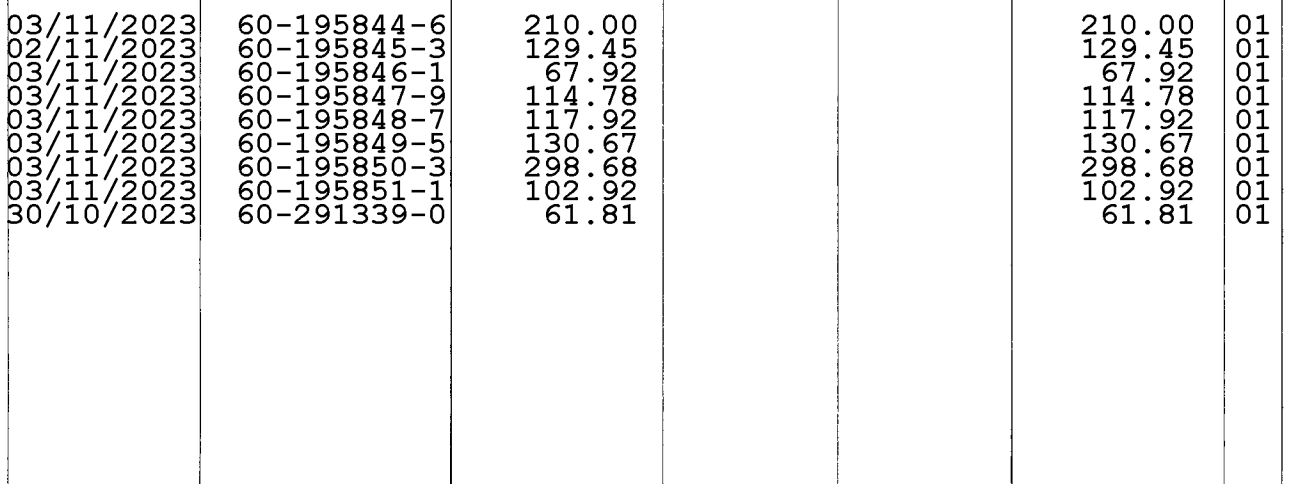
#> input picture app/images/table_3.png, 1302 x 484 px
$ jupyter execute --allow-errors find_lines.ipynb
#> lines starting #> are read from the running program, lines starting #| are printed output that depends on the picture; after the words box and inside, x2 and y2 are one past the last pixel; in counts of white or black regions, pixels touching at a corner belong together
[cell 1]
import cv2
import io
from IPython.display import display, Image as IPImage
import numpy as np
import random
import pytesseract
import cv2
import os

[cell 2]
file_name='images/table_3.png'
display_result = True

[cell 3]
def view(img):
    is_success, buffer = cv2.imencode(".png", img)
    io_buf = io.BytesIO(buffer)
    display(IPImage(data=io_buf.getvalue(), format='png'))

[cell 4]
def find_columns(contours, column_threshold):
    columns = []
    for contour in contours:
        x, y, w, h = cv2.boundingRect(contour)
        if h / w > column_threshold and w < 10:
            columns.append((x, y, w, h))
    return columns

[cell 5]
def remove_columns(image, columns):
    for (x, y, w, h) in columns:
       image[y:y+h, x:x+w] = 0
    return image

[cell 6]
def crop_width(img, width):
    cropped_slice = img[:, width:]
    height = img.shape[0]
    white_slice = np.full((height, width, img.shape[2]), 255, dtype=np.uint8)
    new_img = np.concatenate(( white_slice, cropped_slice), axis=1)
    return new_img

[cell 7]
def crop_region(img, region):
    x, y, w, h = region
    cropped_image = image[y:y+h, x:x+w]
    return cropped_image

[cell 8]
def draw_rectangles(image, rectangles):
    for recs in rectangles:
        rec_1, rec_2 = recs
        x1, y1, w1, h1 = rec_1
        x2, y2, w2, h2 = rec_2
        random_color = (random.randint(0, 255), random.randint(0, 255), random.randint(0, 255))
        # cv2.rectangle(original_image, (x, y), (x + w, y + h), random_color, 2)
        cv2.rectangle(image, (x1, y1), (x1 + w1, y1 + h1), random_color, 2)
        cv2.rectangle(image, (x2, y2), (x2 + w2, y2 + h2), random_color, 2)

[cell 9]
def interpolate_column(columns):
    merged_columns = []
    i = 0
    while i < len(columns):
        # Current column to merge
        x, y, w, h = columns[i]

        # Initialize merged column properties
        total_x = x
        min_y = y
        max_y = y + h
        count = 1

        # Check for neighboring columns to merge
        for j in range(i + 1, len(columns)):
            next_x, next_y, next_w, next_h = columns[j]

            # If the x difference is within the threshold, merge the columns
            if abs(next_x - x) <= 5:
                total_x += next_x
                min_y = min(min_y, next_y)
                max_y = max(max_y, next_y + next_h)
                count += 1
                i = j
            else:
                break

        # Calculate average x and final height
        avg_x = total_x // count
        final_h = max_y - min_y

        # Add the merged column
        merged_columns.append((avg_x, min_y, w, final_h))
        i += 1

    return merged_columns

[cell 10]
def process_columns(img_original):
    img = cv2.cvtColor(img_original, cv2.COLOR_BGR2GRAY)
    ret, mask = cv2.threshold(img, 180, 255, cv2.THRESH_BINARY)
    img = cv2.bitwise_and(img, img, mask=mask)
    ret, img = cv2.threshold(img, 180, 255, cv2.THRESH_BINARY_INV)
    kernel = cv2.getStructuringElement(cv2.MORPH_RECT, (2, 1))
    img = cv2.dilate(img, kernel, iterations=1)
    # view(img)
    contours, hierarchy = cv2.findContours(img, cv2.RETR_EXTERNAL, cv2.CHAIN_APPROX_NONE)
    columns = find_columns(contours, 1)
    img_without_columns = remove_columns(img, columns)
    view(img_without_columns)
    columns = sorted(columns, key=lambda column: column[0])
    merged_columns = interpolate_column(columns)
    return img_without_columns, merged_columns

[cell 11]
def process_lines(image):
    vertical_kernel = cv2.getStructuringElement(cv2.MORPH_RECT, (1, 12))
    result = cv2.erode(image,vertical_kernel,iterations = 1)
    if (display_result): view(result)
    horizontal_kernel = cv2.getStructuringElement(cv2.MORPH_RECT, (800, 14))
    result = cv2.dilate(result, horizontal_kernel, iterations=1)
    if (display_result): view(result)
    contours, hierarchy = cv2.findContours(result, cv2.RETR_EXTERNAL, cv2.CHAIN_APPROX_NONE)
    lines = []
    for contour in contours:
        [x, y, w, h] = cv2.boundingRect(contour)
        lines.append((x, y, w, h))

    lines = sorted(lines, key=lambda line: line[1])
    return result, lines

[cell 12]
def combine_lines_and_columns(lines, columns):
    cells = []
    for line in lines:
        x_line, y_line, w_line, h_line = line
        tracking_number_cell = (columns[1][0], y_line, columns[2][0] - columns[1][0], h_line)
        total_cell = (columns[5][0], y_line, columns[6][0] - columns[5][0], h_line)
        cells.append((tracking_number_cell, total_cell))

    return cells

[cell 13]
# [15 lines left out: function save_image_and_text, not called in this run]

[cell 14]
# [5 lines left out: function filter_tracking_numbers, not called in this run]

[cell 15]
def process_cell(image, cell):
    section = crop_region(original_image, cell)
    section = crop_width(section, 3)
    section = cv2.cvtColor(section, cv2.COLOR_BGR2GRAY)
    ret, mask = cv2.threshold(section, 0, 255, cv2.THRESH_BINARY)
    section = cv2.bitwise_and(section, section, mask=mask)
    text = pytesseract.image_to_string(section, config=custom_oem_psm_config)
    return section, text.split()

[cell 16]
original_image = cv2.imread(file_name)
#> original_image is the input picture: shape (484, 1302, 3); min 0, max 255, mean 240.2
view(original_image)
image = crop_width(original_image, 10)
#> in crop_width, `cropped_slice = img[:, width:]`:
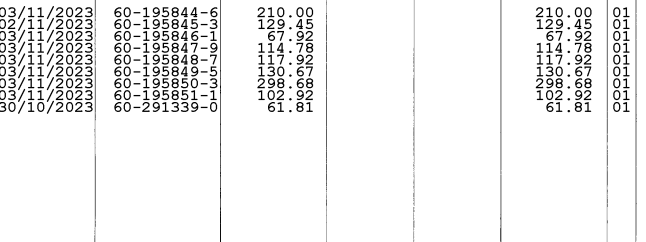
#> cropped_slice: shape (484, 1292, 3) (shown at 1/2 size); min 0, max 255, mean 240.3
if (display_result): view(image)
result, columns = process_columns(image)
#> in process_columns, `ret, mask = cv2.threshold(img, 180, 255, cv2.THRESH_BINARY)`:
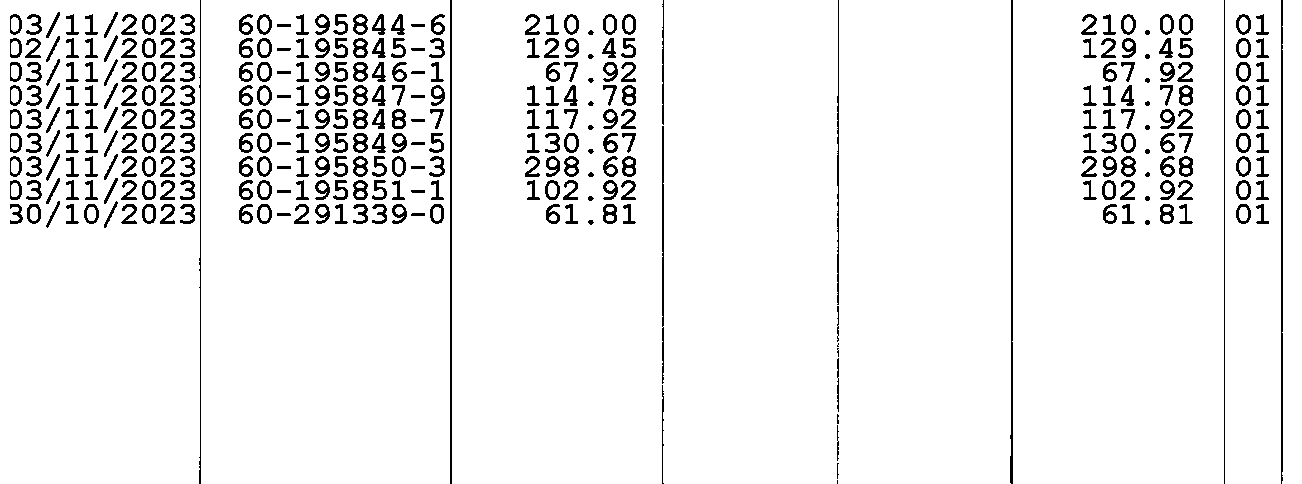
#> mask: shape (484, 1302); 93.2% white; 328 black regions (6 under 20 px), largest, box (x1, y1, x2, y2) and area: (1010, 0, 1013, 484) 998, (450, 0, 452, 484) 968, (1281, 0, 1283, 484) 957
#> in process_columns, `img = cv2.dilate(img, kernel, iterations=1)`:
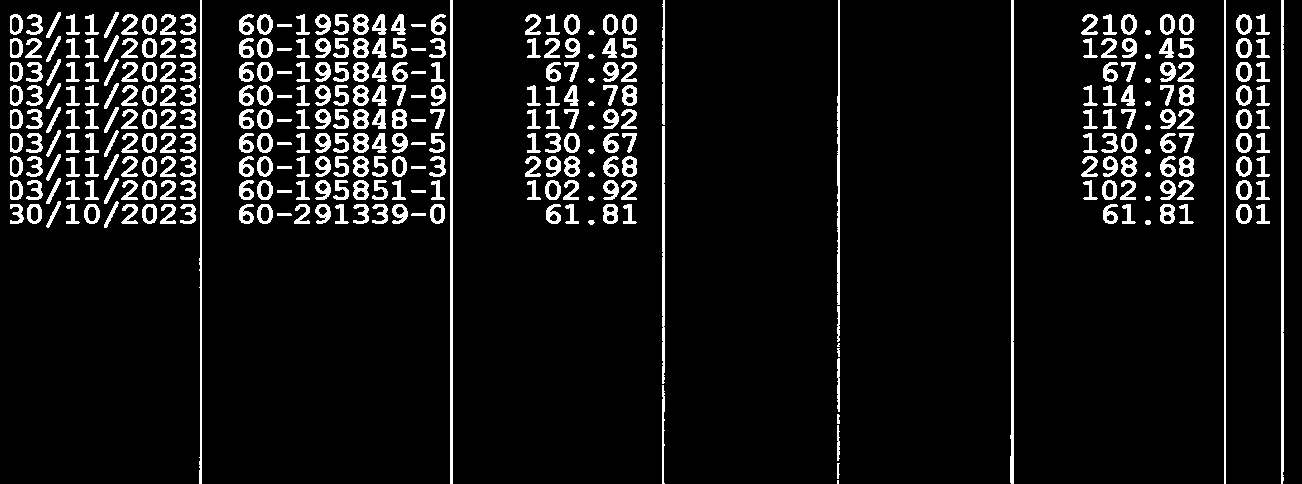
#> img: shape (484, 1302); 8.5% white; 328 white regions (2 under 20 px)
#> in process_columns, `contours, hierarchy = cv2.findContours(img, cv2.RETR_EXTERNAL, cv2.CHA..`: contours = 328 contours, 23 with area under 20; largest, box (x1, y1, x2, y2) and area: (1010, 0, 1014, 484) 996, (450, 0, 453, 484) 966, (1281, 0, 1284, 484) 956, (199, 0, 202, 484) 516, (662, 126, 665, 384) 498
#> the loop in find_columns, `for contour in contours:` made 328 passes
#> (x, y, w, h) on passes 1 to 3: (837, 480, 2, 4), (837, 463, 3, 16), (837, 425, 3, 36)
#> after the loop in find_columns, `for contour in contours:`: columns = 17 items, first 6: (837, 480, 2, 4), (837, 463, 3, 16), (837, 425, 3, 36), (837, 414, 3, 10), (662, 385, 3, 99), (837, 358, 3, 54)
#> the loop in remove_columns, `for (x, y, w, h) in columns:` made 17 passes
#> after the loop in remove_columns, `for (x, y, w, h) in columns:`:
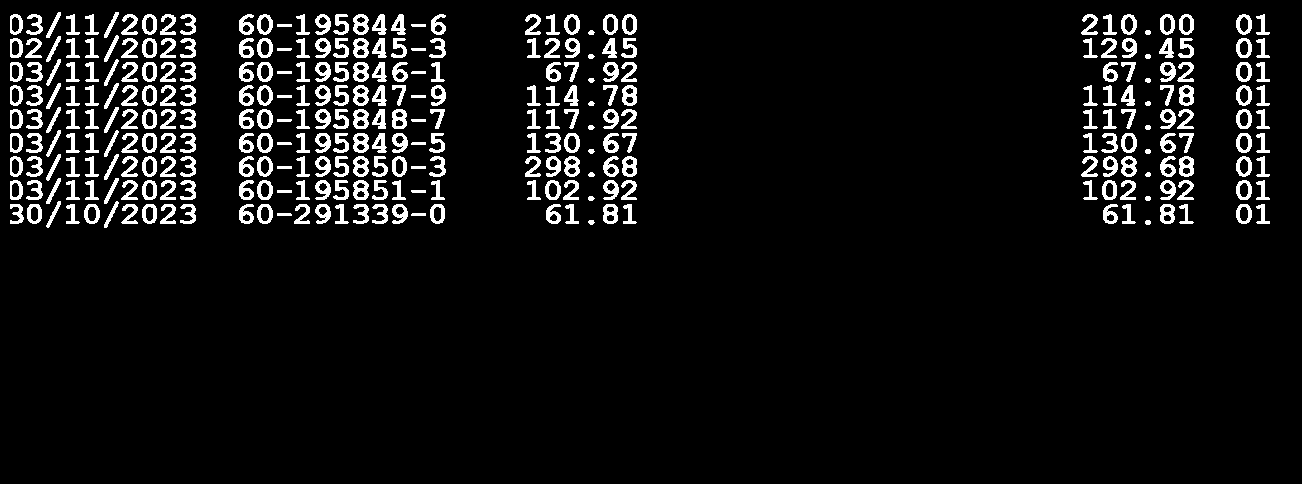
#> image: shape (484, 1302); 7.1% white; 311 white regions, largest, box (x1, y1, x2, y2) and area: (1179, 85, 1194, 106) 209, (1179, 156, 1194, 177) 209, (353, 38, 369, 58) 208
#> in process_columns, `columns = sorted(columns, key=lambda column: column[0])`: columns = 17 items, first 6: (199, 0, 3, 484), (450, 0, 3, 484), (662, 385, 3, 99), (662, 126, 3, 258), (662, 0, 3, 125), (837, 480, 2, 4)
#> the loop in interpolate_column, `while i < len(columns):` made 7 passes
#> (x, y, w, h, avg_x, i) on passes 1 to 7: (199, 0, 3, 484, 199, 1), (450, 0, 3, 484, 450, 2), (662, 385, 3, 99, 662, 5), (837, 480, 2, 4, 837, 14), (1010, 0, 4, 484, 1010, 15), (1224, 0, 2, 484, 1224, 16), (1281, 0, 3, 484, 1281, 17)
#> after the loop in interpolate_column, `while i < len(columns):`: merged_columns = [(199, 0, 3, 484), (450, 0, 3, 484), (662, 0, 3, 484), (837, 0, 2, 484), (1010, 0, 4, 484), (1224, 0, 2, 484), (1281, 0, 3, 484)]
#> columns has the same summary as merged_columns in interpolate_column
if (display_result): view(result)
result, lines = process_lines(result)
#> in process_lines, `result = cv2.erode(image,vertical_kernel,iterations = 1)`:
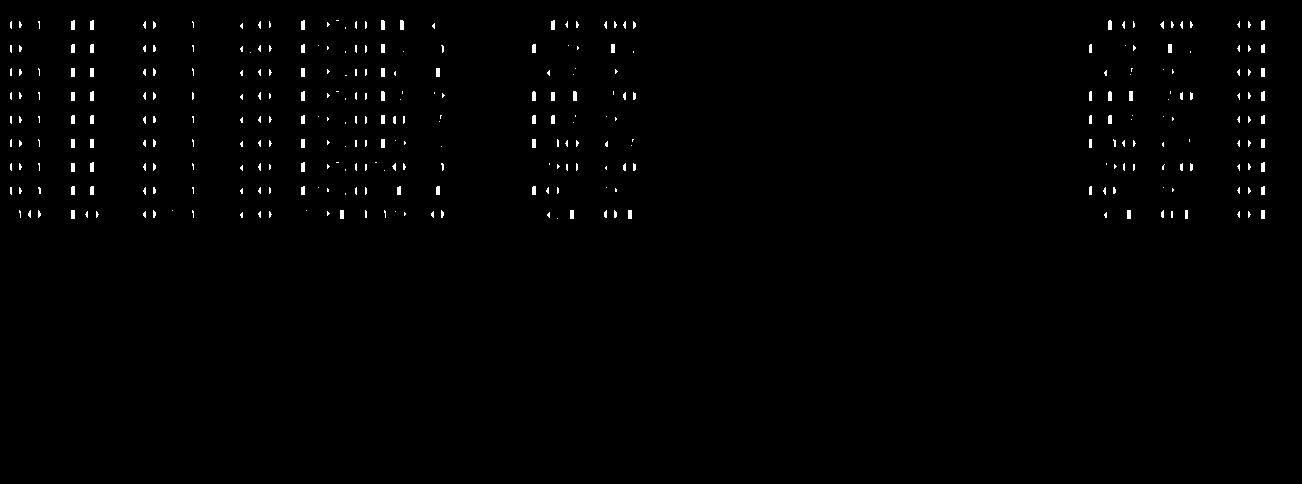
#> result: shape (484, 1302); 0.83% white; 319 white regions (239 under 20 px), largest, box (x1, y1, x2, y2) and area: (1129, 91, 1133, 101) 40, (381, 20, 385, 30) 39, (400, 20, 404, 30) 39
#> in process_lines, `result = cv2.dilate(result, horizontal_kernel, iterations=1)`:
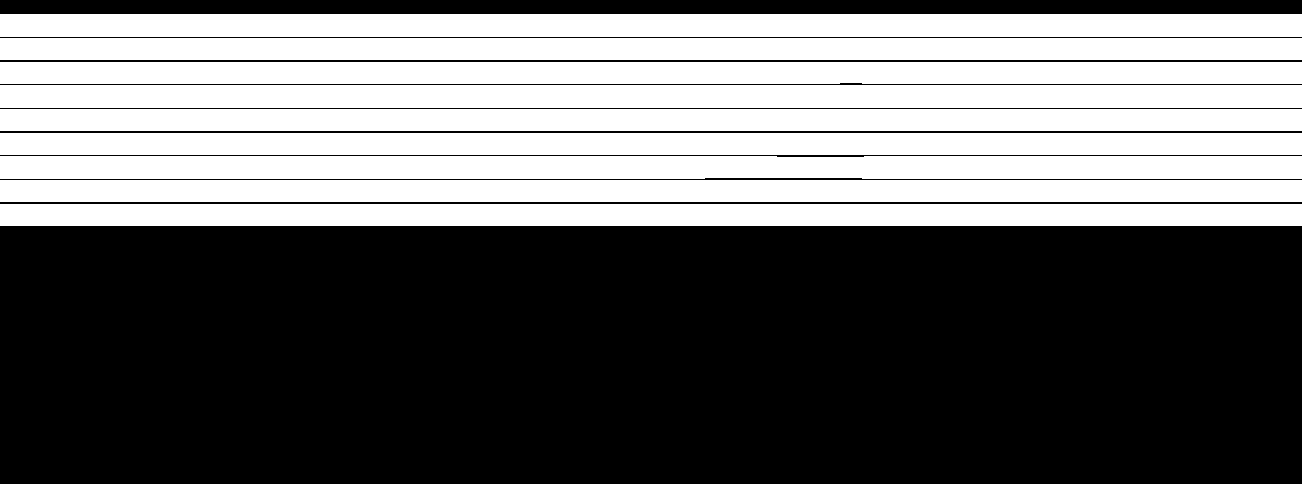
#> result: shape (484, 1302); 41.5% white; 9 white regions
#> in process_lines, `contours, hierarchy = cv2.findContours(result, cv2.RETR_EXTERNAL, cv2...`: contours = 9 contours; largest, box (x1, y1, x2, y2) and area: (0, 85, 1302, 108) 28622, (0, 14, 1302, 37) 28622, (0, 156, 1302, 179) 28378, (0, 204, 1302, 226) 27321, (0, 180, 1302, 202) 27321
#> the loop in process_lines, `for contour in contours:` made 9 passes
#> (y, h) on passes 1 to 8: (204, 22), (180, 22), (156, 23), (133, 22), (109, 22), (85, 23), (62, 22), (38, 22)
#> after the loop in process_lines, `for contour in contours:`: lines = [(0, 204, 1302, 22), (0, 180, 1302, 22), (0, 156, 1302, 23), (0, 133, 1302, 22), (0, 109, 1302, 22), (0, 85, 1302, 23), (0, 62, 1302, 22), (0, 38, 1302, 22), (0, 14, 1302, 23)]
#> in process_lines, `lines = sorted(lines, key=lambda line: line[1])`: lines = [(0, 14, 1302, 23), (0, 38, 1302, 22), (0, 62, 1302, 22), (0, 85, 1302, 23), (0, 109, 1302, 22), (0, 133, 1302, 22), (0, 156, 1302, 23), (0, 180, 1302, 22), (0, 204, 1302, 22)]
cells = combine_lines_and_columns(lines, columns)
#> the loop in combine_lines_and_columns, `for line in lines:` made 9 passes
#> (line, y_line, h_line, tracking_number_cell, total_cell) on passes 1 to 6: ((0, 14, 1302, 23), 14, 23, (450, 14, 212, 23), (1224, 14, 57, 23)), ((0, 38, 1302, 22), 38, 22, (450, 38, 212, 22), (1224, 38, 57, 22)), ((0, 62, 1302, 22), 62, 22, (450, 62, 212, 22), (1224, 62, 57, 22)), ((0, 85, 1302, 23), 85, 23, (450, 85, 212, 23), (1224, 85, 57, 23)), ((0, 109, 1302, 22), 109, 22, (450, 109, 212, 22), (1224, 109, 57, 22)), ((0, 133, 1302, 22), 133, 22, (450, 133, 212, 22), (1224, 133, 57, 22))
#> after the loop in combine_lines_and_columns, `for line in lines:`: cells = 9 items
#> cells = 9 items
draw_rectangles(original_image, cells)
#> the loop in draw_rectangles, `for recs in rectangles:` made 9 passes
#> (rec_1, rec_2, y1, h1, y2, h2, random_color) on passes 1 to 5: ((450, 14, 212, 23), (1224, 14, 57, 23), 14, 23, 14, 23, (197, 215, 20)), ((450, 38, 212, 22), (1224, 38, 57, 22), 38, 22, 38, 22, (132, 248, 207)), ((450, 62, 212, 22), (1224, 62, 57, 22), 62, 22, 62, 22, (155, 244, 183)), ((450, 85, 212, 23), (1224, 85, 57, 23), 85, 23, 85, 23, (111, 71, 144)), ((450, 109, 212, 22), (1224, 109, 57, 22), 109, 22, 109, 22, (71, 48, 128))
#> after the loop in draw_rectangles, `for recs in rectangles:`:
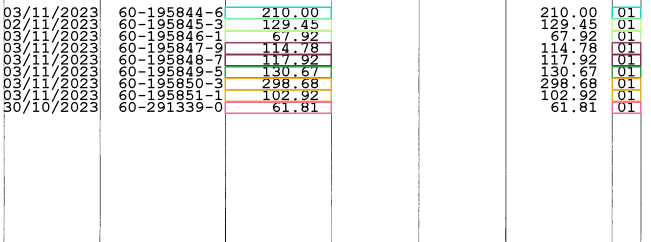
#> image: shape (484, 1302, 3) (shown at 1/2 size); mean B, G, R 237.9, 238.8, 239
view(original_image)
custom_oem_psm_config = r'--psm 8 -l guilbault'
if (display_result): view(original_image)
text_array = []
print(len(cells))
#| 9
#> (the rest of this cell did not finish here and is left out)
